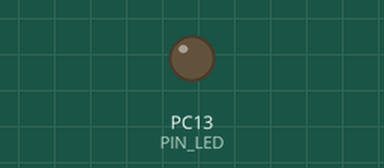
Simulated run of this sketch. Board: STM32 Black Pill. Shown: output pins drawn as LEDs (lit = HIGH). Storage starts empty.

Above: at 1.0 s.
At 3.0 s:
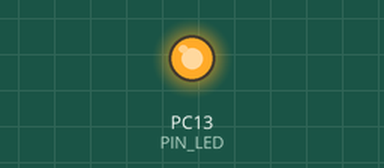
Timing chart, 0 to 5.2 s (numbered marks = the images above):
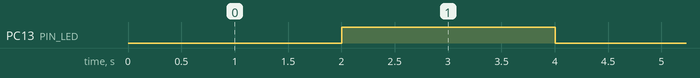

The sketch:

base_logger.ino
```cpp
/*
 * NAKSHATRA base-station logger - STM32F401 "Blackpill" (STM32duino core)
 * Streams raw GNSS bytes (UBX RXM-RAWX/SFRBX) from the pillar-mounted receiver to SD.
 * Leave it running >= 2 h (longer is better for the CORS baseline); LED slow-blinks while logging.
 * STATUS: reference firmware, NOT yet compiled or run on hardware in this repo.
 */
#include <SPI.h>
#include <SdFat.h>

const uint8_t PIN_SD_CS = PA4, PIN_LED = PC13;
HardwareSerial GNSS(PA10, PA9);   // RX, TX (USART1)
SdFat sd;
FsFile f;

void setup() {
  pinMode(PIN_LED, OUTPUT);
  GNSS.begin(460800);
  if (!sd.begin(PIN_SD_CS, SD_SCK_MHZ(25))) { while (1) { digitalToggle(PIN_LED); delay(100); } }
  char name[16];
  for (int i = 1; i < 1000; i++) { snprintf(name, sizeof name, "base%03d.ubx", i); if (!sd.exists(name)) break; }
  f.open(name, O_WRONLY | O_CREAT);
}

void loop() {
  static uint8_t buf[512]; static uint32_t last = 0;
  int n = GNSS.available();
  if (n > 0) f.write(buf, GNSS.readBytes(buf, min(n, (int)sizeof buf)));
  if (millis() - last > 2000) { f.sync(); digitalToggle(PIN_LED); last = millis(); }
}
```

Measured:
- by itself, PC13 (PIN_LED): alternates HIGH for 2.0 s and LOW for 2.0 s
